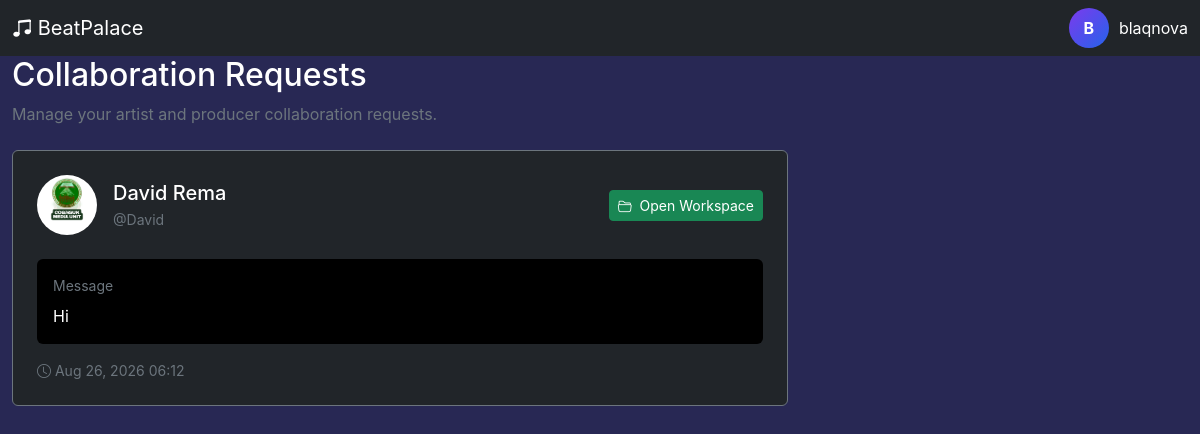
Before: /collaborations/requests/ (signed in) with the older database file.
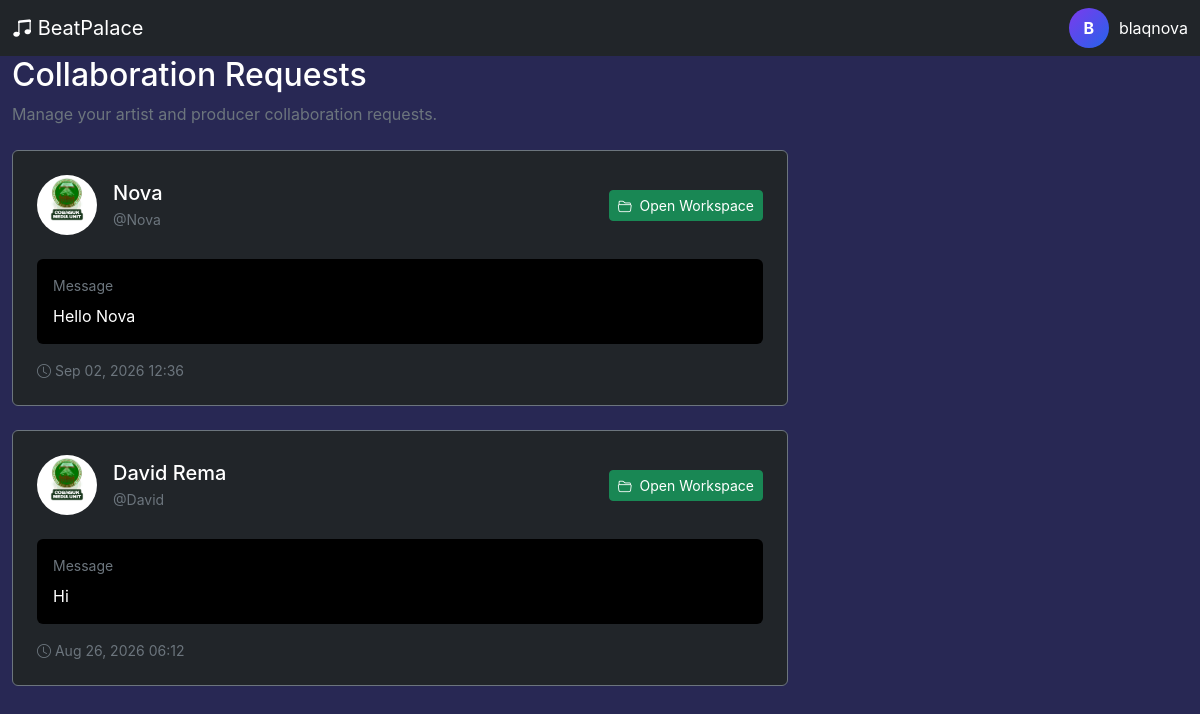
After: the same page with the newer database file.
### accounts/models.py (models this page shows, shortened)
class User(AbstractUser):
    ROLE_CHOICES = (
        ("producer", "Producer"),
        ("artist", "Artist"),
    )
    email = models.EmailField(unique=True)
    role = models.CharField(
        max_length=20,
        choices=ROLE_CHOICES
    )
    avatar = models.ImageField(
        upload_to="avatars/",
        blank=True,
        null=True
    )
    verified = models.BooleanField(default=False)
    created_at = models.DateTimeField(auto_now_add=True)

### collaborations/models.py (models this page shows, shortened)
class Collaboration(models.Model):
    STATUS_CHOICES = (
        ("pending", "Pending"),
        ("accepted", "Accepted"),
        ("rejected", "Rejected"),
        ("cancelled", "Cancelled"),
        ("completed", "Completed"),
    )
    artist = models.ForeignKey(
        settings.AUTH_USER_MODEL,
        on_delete=models.CASCADE,
        related_name="artist_collaborations",
        limit_choices_to={"role": "artist"},
    )
    producer = models.ForeignKey(
        settings.AUTH_USER_MODEL,
        on_delete=models.CASCADE,
        related_name="producer_collaborations",
        limit_choices_to={"role": "producer"},
    )
    project_title = models.CharField(
        max_length=200,
        blank=True,
    )
    message = models.TextField(
        blank=True,
    )
    status = models.CharField(
        max_length=20,
        choices=STATUS_CHOICES,
        default="pending",
    )
    created_at = models.DateTimeField(
        auto_now_add=True,
    )
    updated_at = models.DateTimeField(
        auto_now=True,
    )
    class Meta:
        ordering = ["-created_at"]
        permissions = [
            (
                "send_collaboration",
                "Can send collaboration requests",
            ),
            (
                "manage_collaboration",
                "Can manage collaborations",
            ),
        ]

### artists/models.py (models this page shows, shortened)
class ArtistProfile(models.Model):
    user = models.OneToOneField(
        settings.AUTH_USER_MODEL,
        on_delete=models.CASCADE,
        related_name="artist_profile"
    )
    artist_name = models.CharField(
        max_length=100,
        blank=True
    )
    bio = models.TextField(
        blank=True
    )
    avatar = models.ImageField(
        upload_to="artists/avatars/",
        blank=True,
        null=True
    )
    cover_image = models.ImageField(
        upload_to="artists/covers/",
        blank=True,
        null=True
    )
    genre = models.CharField(
        max_length=100,
        blank=True
    )
    location = models.CharField(
        max_length=100,
        blank=True
    )
    phone = models.CharField(
        max_length=30,
        blank=True
    )
    email = models.EmailField(
        blank=True
    )
    website = models.URLField(
        blank=True
    )
    instagram = models.URLField(
        blank=True
    )
    twitter = models.URLField(
        blank=True
    )
    start_year = models.PositiveIntegerField(
        blank=True,
        null=True
    )
    end_year = models.PositiveIntegerField(
        blank=True,
        null=True
    )
    skill_description = models.TextField(
        blank=True
    )
    education = models.TextField(
        blank=True
    )
    date_of_birth = models.DateField(
        blank=True,
        null=True
    )
    marital_status = models.CharField(
        max_length=50,
        blank=True
    )
    followers_count = models.PositiveIntegerField(
        default=0
    )
    monthly_listeners = models.PositiveIntegerField(
        default=0
    )
    is_published = models.BooleanField(
        default=True
    )
    created_at = models.DateTimeField(
        auto_now_add=True
    )
    updated_at = models.DateTimeField(
        auto_now=True
    )

### producers/models.py (models this page shows, shortened)
class ProducerProfile(models.Model):
    user = models.OneToOneField(
        settings.AUTH_USER_MODEL,
        on_delete=models.CASCADE,
        related_name="producer_profile",
    )
    full_name = models.CharField(max_length=150, blank=True, default="")
    professional_title = models.CharField(
        max_length=150, default="Music Producer / Director"
    )
    profile_image = models.ImageField(
        upload_to="producers/profile/", blank=True, null=True
    )
    cover_image = models.ImageField(
        upload_to="producer/covers/",
        blank=True,
        null=True
    )
    bio = models.TextField(blank=True, null=True)
    start_year = models.PositiveIntegerField(blank=True, null=True)
    end_year = models.PositiveIntegerField(blank=True, null=True)
    phone = models.CharField(max_length=30, blank=True)
    email = models.EmailField(blank=True)
    instagram = models.CharField(max_length=100, blank=True)
    website = models.URLField(blank=True)
    skill_description = models.TextField(
        blank=True,
        help_text="Example: Music Composition, Audio Production & Sound Design",
    )
    software = models.TextField(
        blank=True, help_text="Example: Ableton Live, Cubase, Adobe Premiere, Logic Pro"
    )
    education = models.TextField(blank=True)
    date_of_birth = models.DateField(blank=True, null=True)
    marital_status = models.CharField(max_length=50, blank=True)
    is_published = models.BooleanField(default=True)
    created_at = models.DateTimeField(auto_now_add=True)
    updated_at = models.DateTimeField(auto_now=True)

### collaborations/views.py (the view)
@login_required
def collaboration_requests(request):
    if request.user.role == "producer":
        requests = Collaboration.objects.filter(
            producer=request.user
        ).select_related(
            "artist",
            "producer",
        )
    elif request.user.role == "artist":
        requests = Collaboration.objects.filter(
            artist=request.user
        ).select_related(
            "artist",
            "producer",
        )
    else:
        requests = Collaboration.objects.none()
    return render(
        request,
        "collaborations/requests.html",
        {
            "requests": requests,
        }
    )

### templates/collaborations/requests.html (shortened to what this page needs)
{% extends "base.html" %}
{% block content %}
<div class="container-fluid py-4">
    <div class="mb-4">
        <span class="text-primary small fw-bold">
        </span>
        <h2 class="mt-2">
            Collaboration Requests
        </h2>
        <p class="text-secondary">
            Manage your artist and producer collaboration requests.
        </p>
    </div>
    <div class="row g-4">
        {% for collaboration in requests %}
        <div class="col-12 col-lg-8">
            <div class="card bg-dark text-white border-secondary">
                <div class="card-body p-4">
                    <div class="d-flex align-items-center gap-3">
                        <div>
                            {% if collaboration.artist.avatar %}
                                <img
                                    src="{{ collaboration.artist.avatar.url }}"
                                    width="60"
                                    height="60"
                                    class="rounded-circle object-fit-cover"
                                >
                            {% elif collaboration.artist.artist_profile.avatar %}
                                <img
                                    src="{{ collaboration.artist.artist_profile.avatar.url }}"
                                    width="60"
                                    height="60"
                                    class="rounded-circle object-fit-cover"
                                >
                            {% endif %}
                        </div>
                        <div class="flex-grow-1">
                            {% if request.user.role == "producer" %}
                                <h5 class="mb-1">
                                    {{ collaboration.artist.artist_profile.artist_name|default:collaboration.artist.username }}
                                </h5>
                                <div class="text-secondary small">
                                    @{{ collaboration.artist.username }}
                                </div>
                            {% else %}
                                <h5 class="mb-1">
                                    {{ collaboration.producer.producer_profile.full_name|default:collaboration.producer.username }}
                                </h5>
                                <div class="text-secondary small">
                                    @{{ collaboration.producer.username }}
                                </div>
                            {% endif %}
                        </div>
                        <div>
                            {% if collaboration.status == "pending" %}
                                <span class="badge bg-warning text-dark">
                                    Pending
                                </span>
                            {% elif collaboration.status == "accepted" %}
                                <a
                                    href="{% url 'collaborations:workspace' collaboration.id %}"
                                    class="btn btn-success btn-sm"
                                >
                                    <i class="bi bi-folder2-open me-1"></i>
                                    Open Workspace
                                </a>
                            {% elif collaboration.status == "rejected" %}
                                <span class="badge bg-danger">
                                    Rejected
                                </span>
                            {% elif collaboration.status == "cancelled" %}
                                <span class="badge bg-secondary">
                                    Cancelled
                                </span>
                            {% endif %}
                        </div>
                    </div>
                    {% if collaboration.message %}
                    <div class="mt-4 p-3 rounded bg-black">
                        <div class="small text-secondary mb-2">
                            Message
                        </div>
                        <p class="mb-0">
                            {{ collaboration.message }}
                        </p>
                    </div>
                    {% endif %}
                    <div class="text-secondary small mt-3">
                        <i class="bi bi-clock"></i>
                        {{ collaboration.created_at|date:"M d, Y H:i" }}
                    </div>
                </div>
            </div>
        </div>
        {% endfor %}
    </div>
</div>
{% endblock %}

### templates/base.html (shortened to what this page needs)
{% load static %}
<!DOCTYPE html>
<html lang="en">
<head>
    <link
    href="https://cdn.jsdelivr.net/npm/bootstrap@5.3.3/dist/css/bootstrap.min.css"
    rel="stylesheet"
    >
    <link
    href="https://cdn.jsdelivr.net/npm/bootstrap-icons@1.11.3/font/bootstrap-icons.css"
    rel="stylesheet"
    >
    <link
     rel="stylesheet"
     href="{% static 'css/style.css' %}"
    >
</head>
<nav class="navbar fixed-top bg-dark" data-bs-theme="dark">
    <div class="container-fluid d-flex justify-content-between align-items-center">
        {% if user.role == "artist" %}
            <a
                class="navbar-brand"
                href="{% url 'artist_dashboard' %}"
            >
                <i class="bi bi-music-note-beamed"></i>
                BeatPalace
            </a>
        {% endif %}
        <div class="d-flex gap-2">
            <div class="user-profile">
                <div class="avatar">
                    {{ user.username|first|upper }}
                </div>
                <span>
                    {{ user.username }}
                </span>
            </div>
        </div>
    </div>
</nav>
{% block content %}
{% endblock %}
</body>
</html>

### static/css/style.css (style rules this page uses)
:root { --bg: #282854; --sidebar: #11111a; --card: #151520; --border: #262638; --text: #ffffff; --muted: #fff; --primary: #7c3aed; --secondary: #2563eb; }
* { box-sizing: border-box; }
.user-profile { display: flex; align-items: center; gap: 10px; }
.avatar { width: 40px; height: 40px; display: flex; justify-content: center; align-items: center; border-radius: 50%; background: linear-gradient( 135deg, var(--primary), var(--secondary) ); font-weight: bold; }

Changed rows visible on the page:
added Collaboration: artist.artist_profile.avatar (picture), producer.producer_profile.full_name "Nova", producer.username "Nova", status "accepted" (drawn), message "Hello Nova", created_at "Sep 02, 2026 12:36"
